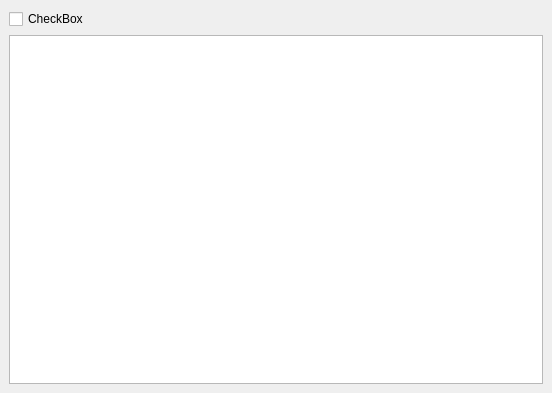
<?xml version="1.0" encoding="UTF-8"?>
<ui version="4.0">
 <class>SimpleHtmlBox</class>
 <widget class="QDockWidget" name="SimpleHtmlBox">
  <property name="geometry">
   <rect>
    <x>0</x>
    <y>0</y>
    <width>552</width>
    <height>393</height>
   </rect>
  </property>
  <property name="windowTitle">
   <string>DockWidget</string>
  </property>
  <widget class="QWidget" name="dockWidgetContents">
   <layout class="QGridLayout" name="gridLayout">
    <item row="0" column="0">
     <widget class="QCheckBox" name="filter">
      <property name="text">
       <string>CheckBox</string>
      </property>
     </widget>
    </item>
    <item row="1" column="0">
     <widget class="QTextBrowser" name="textBrowser"/>
    </item>
   </layout>
  </widget>
 </widget>
 <resources/>
 <connections/>
</ui>
